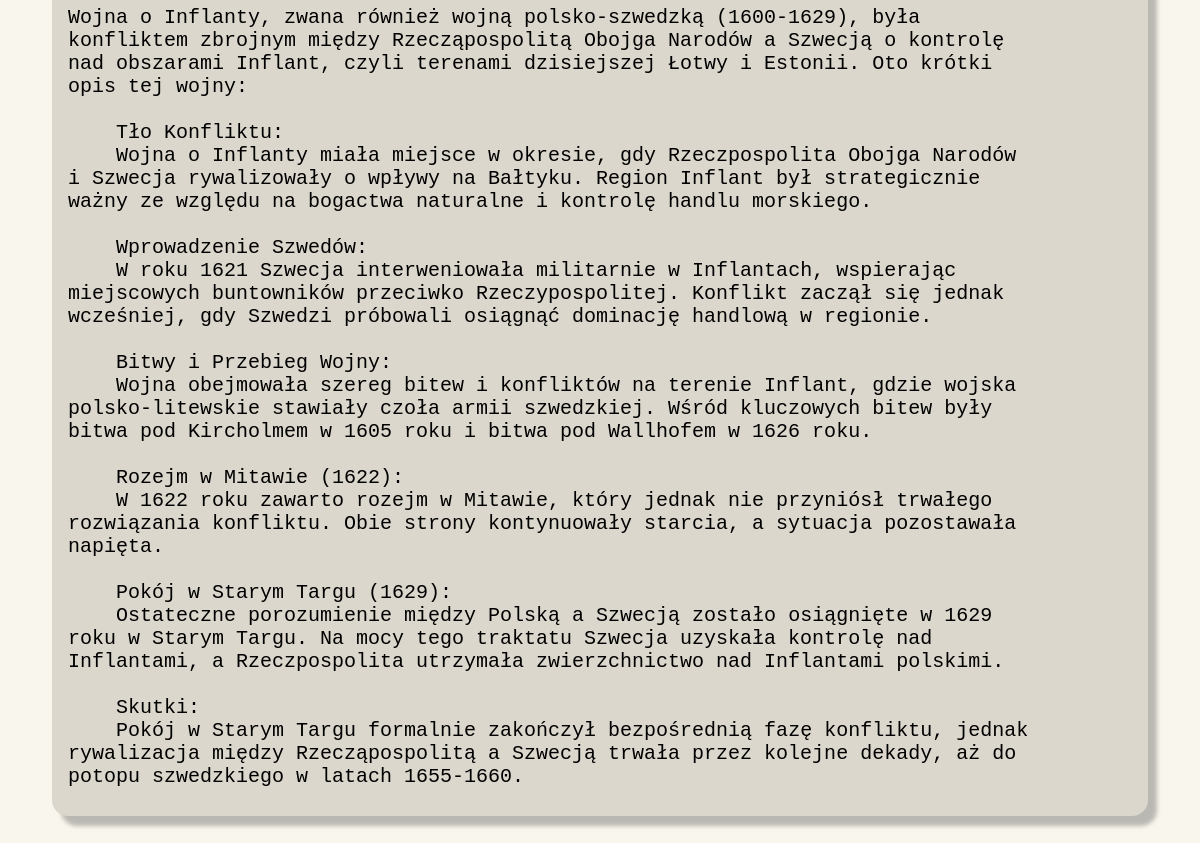
The app's page /history/unit/1 (signed in, lower part), older data.
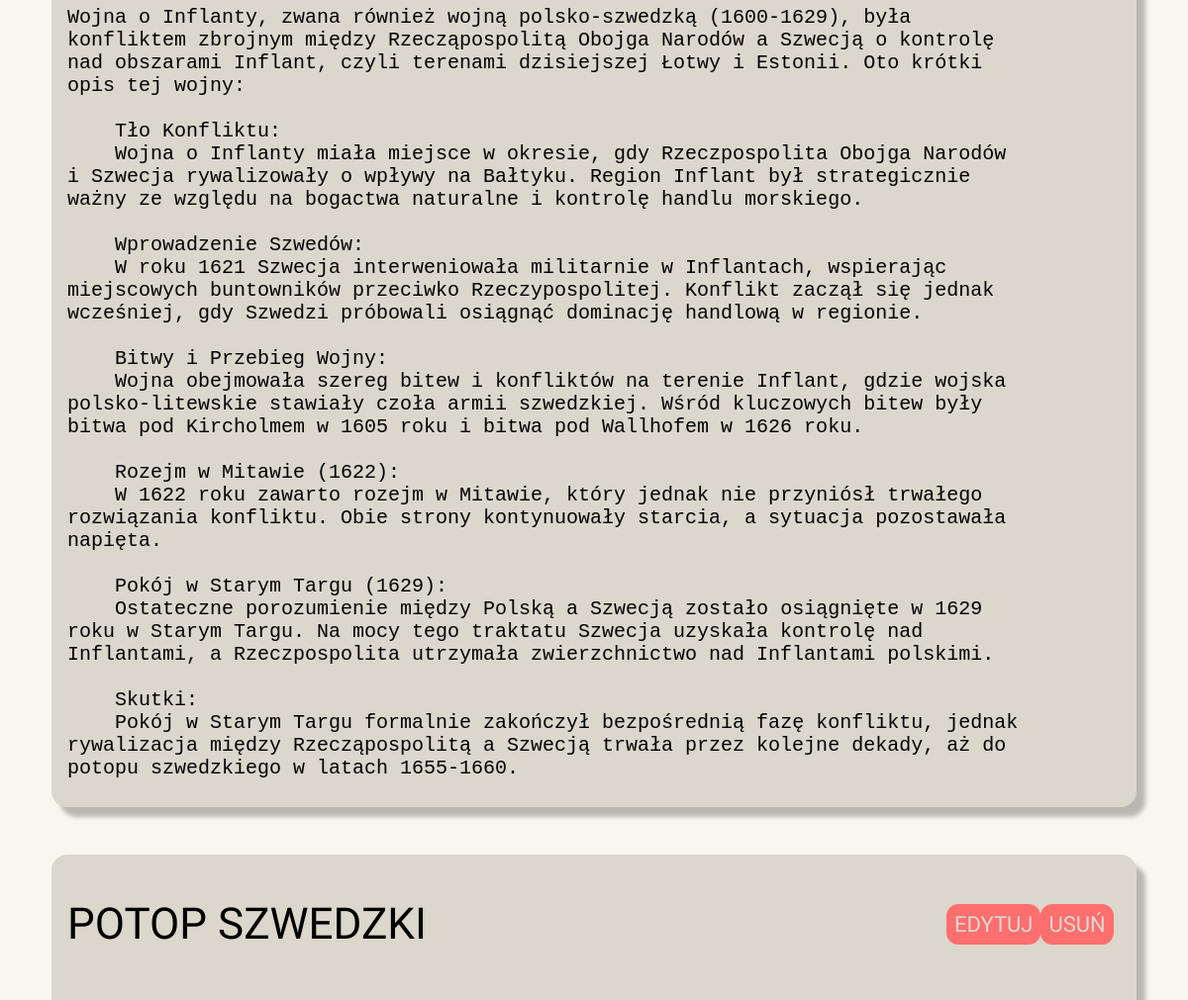
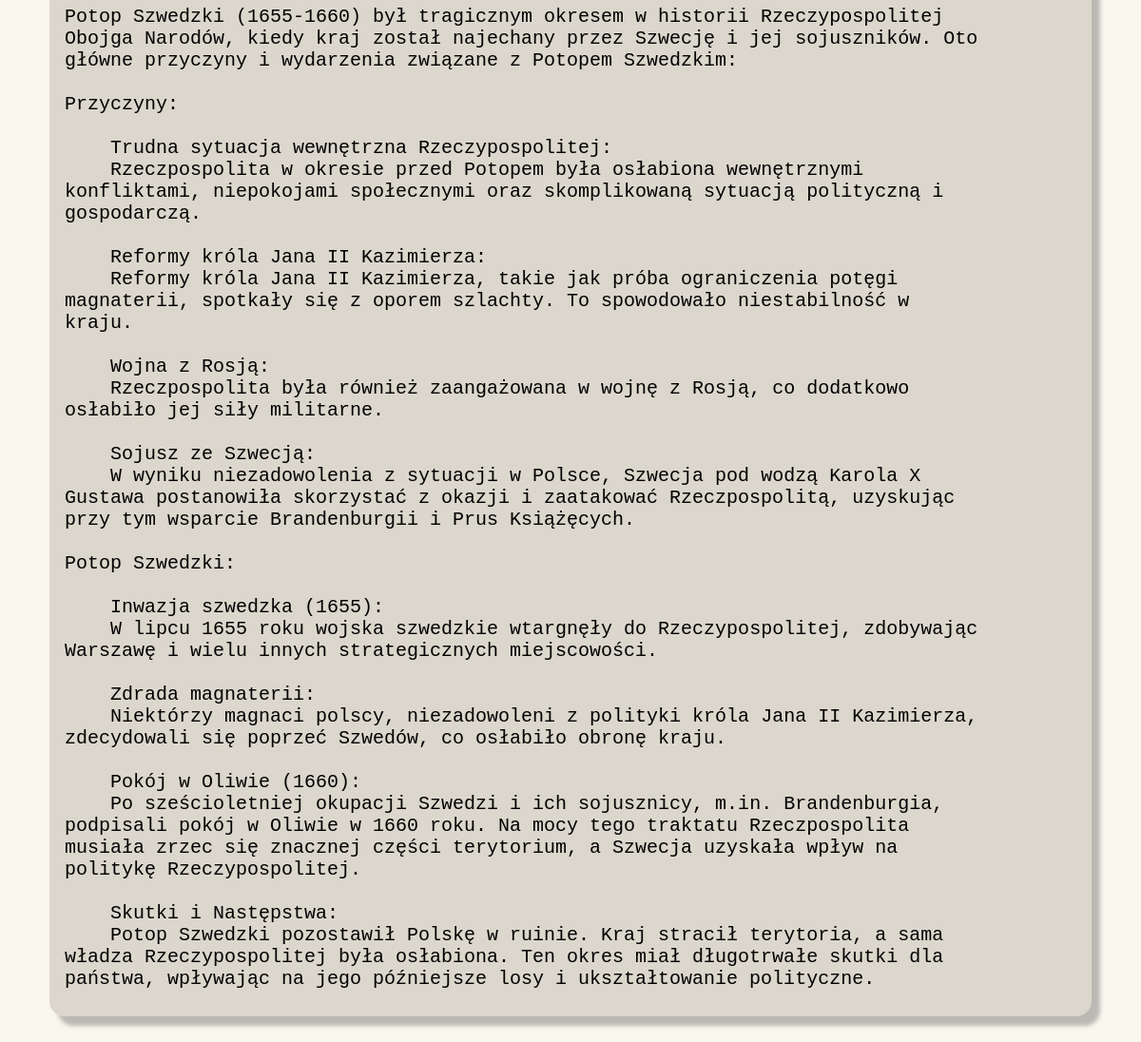
The same page, newer data (2 pictures, top to bottom).
### history/models.py (models this page shows, shortened)
class Notes(models.Model):
    noteId = models.AutoField(primary_key=True, auto_created=True)
    unitId = models.ForeignKey(Units, default=1, on_delete=models.CASCADE)
    noteTitle = models.CharField(max_length=200)
    noteContent = models.TextField()

### history/views.py (the view)
# urls.py: path('unit/<int:unitId>', views.unit, name='unit'),
def unit(request, unitId):
    if not request.user.is_authenticated:
        return redirect('/accounts/login')
    unit = Units.objects.get(pk=unitId)
    notes = Notes.objects.all().filter(unitId=unitId)
    return render(request, 'history/unit.html', {'unit': unit, 'notes': notes})

### history/models.py (called while the page is built)
    def __str__(self):
        return self.unitName

### templates/history/unit.html (shortened to what this page needs)
{% extends "base.html" %}
{% load static %}
{% block css %}
    <link rel="stylesheet" href="{% static 'unit.css' %}">
{% endblock %}
{% block content %}
    {% if notes %}
        {% for note in notes %}
            <div class="notes">
                <span class="notes-header">
                    <h2 class="notes-title">{{ note.noteTitle }}</h2>
                    <div class="notes-header-buttons">
                        <div class="note-edit">
                            <a href="/history/notes/edit/{{ note.noteId }}">Edytuj</a>
                        </div>
                        <div class="note-delete">
                            <a href="/history/notes/delete/{{ note.noteId  }}">Usuń</a>
                        </div>
                    </div>
                </span>
                <div class="notes-content">
                    <pre style="overflow: auto; white-space: pre-wrap; word-wrap: break-word;">{{ note.noteContent }}</pre>
                </div>
            </div>
        {% endfor %}
    {% endif %}
{% endblock %}

Row changes from the older to the newer data that the page shows:
added Notes: noteTitle "POTOP SZWEDZKI", noteContent "Potop Szwedzki (1655-1660) był tragicznym okresem w historii Rzeczypospolitej Obojga Narodów, kiedy kraj został najechany przez Szwecję i jej sojuszników. Oto główne przyczyny i wydarzenia związane z Potopem Szwedzkim: Przyczyny: Trudna sytuacja wewnętrzna Rzeczypospolitej: Rzeczpospolita w okresie przed Potopem była osłabiona wewnętrznymi konfliktami, niepokojami społecznymi oraz skomplikowaną sytuacją polityczną i gospodarczą. Reformy króla Jana II Kazimierza: Reformy króla Jana II Kazimierza, takie jak próba ograniczenia potęgi magnaterii, spotkały się z oporem szlachty. To spowodowało niestabilność w kraju. Wojna z Rosją: Rzeczpospolita była również zaangażowana w wojnę z Rosją, co…"
